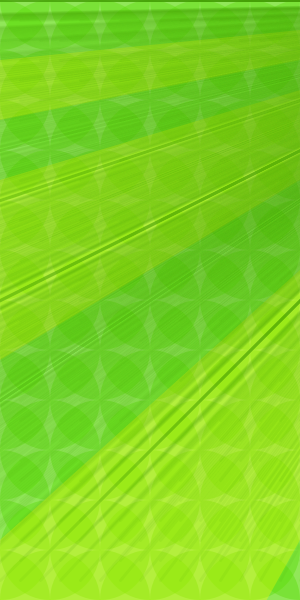
Frame 1 (no input)
Frame 60 (the mouse pressed at the canvas centre just before this capture): identical to frame 1, image omitted
Frame 120 (the mouse held since frame 60 and released just before this capture): identical to frame 1, image omitted

The Processing sketch that drew this single still picture (run headless with seeded random() and noise(); from frame 60 on, the mouse is pressed at the canvas centre):

// Processing sketch: processing_24385
// ── processing_24385.pde



int x = 0;
int y = 0;
int a = 60;
int b = a*2;
int m = 0;
int n = 0;
int o = 20;

void setup(){
  size(300, 600);
  background(255);
  m = width;
}


void draw(){
  smooth();
  noStroke();
  fill(92, 220, 10, 110);
  while(y < height+50){
    ellipse(x, y, 100, 100);
    x = x + 50;
    if(x > width){
    x = 0;
    y = y + 50;
    }
  }
  
  while(a < 2500){
    fill(255, 255, 0, 80); 
    triangle(width*2, 0, 0, a, 0, b);
    a = a + a*2;
    b = b + b*2;
    }
    
    while(n < height) {
    stroke(61,147,4,20);
    strokeWeight(3);
    if(random(0,2) < 1) {
      line(width*2,0,m,n);
      m = m - o;
      if(m < -width) {
        m = width*2;
        n = n + o;
      }
    }
  }
}
